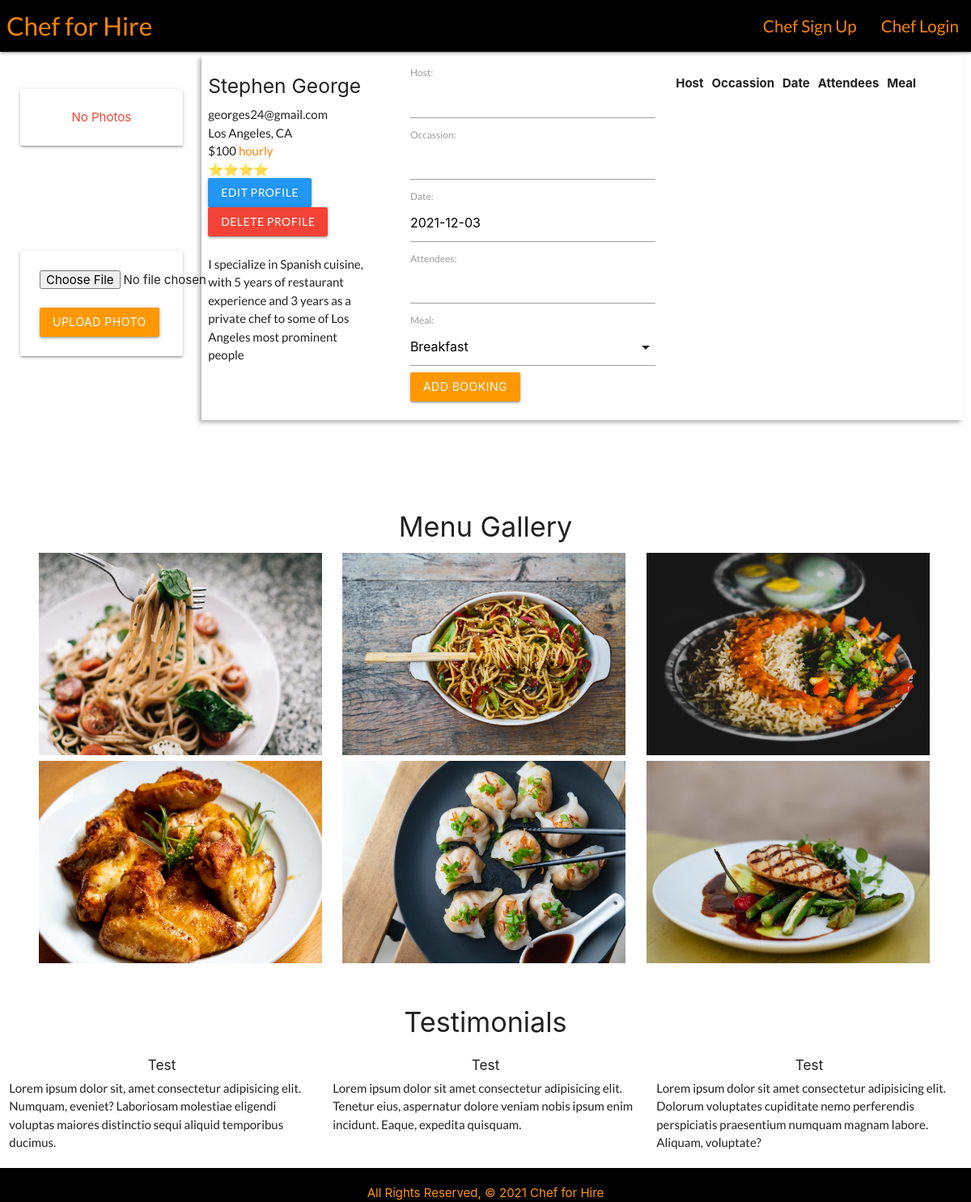
Before: /chefs/2/ with the older database file.
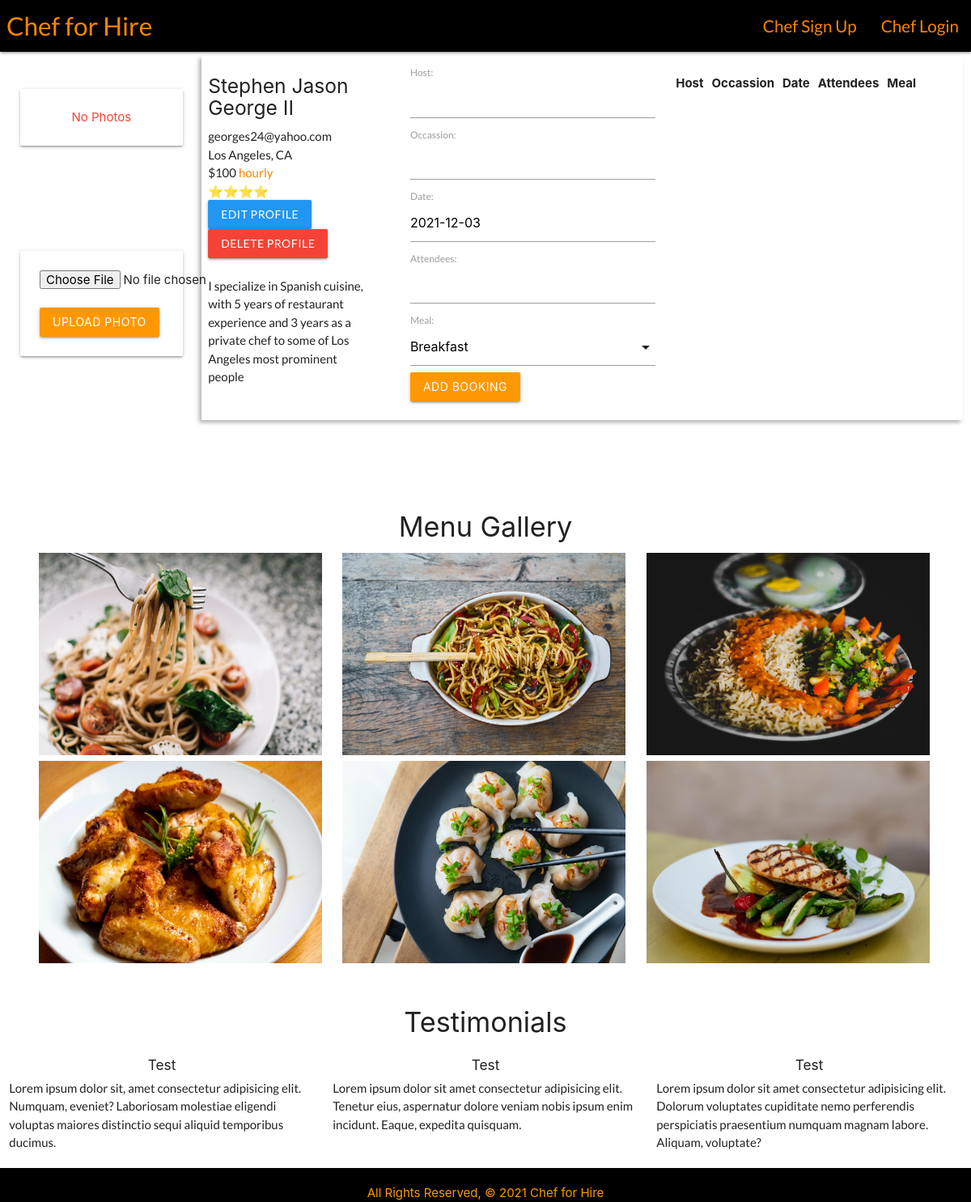
After: the same page with the newer database file.
### main_app/models.py (models this page shows, shortened)
class Chef(models.Model):
    name = models.CharField(max_length=50)
    phone = models.CharField(max_length=12)
    email = models.EmailField(max_length=50)
    bio = models.TextField(max_length=500)
    location = models.CharField(max_length=100)
    hourly = models.IntegerField()

### main_app/views.py (the view)
# urls.py: path('chefs/<int:pk>/', views.chef_detail, name='chef_detail'),
def chef_detail(request, pk):
  chef = Chef.objects.get(id=pk)
  avatar = Avatar.objects.filter(chef_id=pk)
  booking_form = BookingForm()
  print(avatar)
  return render(request, 'chefs/detail.html', {
    'chef': chef,
    'booking_form': booking_form,
    'avatar': avatar,
  })

### main_app/forms.py
class BookingForm(ModelForm):
    class Meta:
        model = Booking
        fields = (
            'host',
            'occassion',
            'date',
            'attendees',
            'meal',
        )

### main_app/templates/chefs/detail.html (shortened to what this page needs)
{% extends 'base.html' %} {% load static %} {% block content %}
<section class="topsection">
  <div class="showcase">
    <div class="chef-profile">
      {% for photo in avatar %}
      <img
        class="responsive-img"
        src="{{ photo.url }}"
        alt="{{chef.name}}"
      /><br />
      {% empty %}
      <div class="card-panel red-text center-align">No Photos</div>
      <br />
      {% endfor %}
      <form
        action="{% url 'add_avatar' chef.id %}"
        enctype="multipart/form-data"
        method="post"
        class="card-panel"
      >
        <input type="file" name="photo-file" />
        <br /><br />
        <input type="submit" class="btn orange" value="Upload Photo" />
      </form>
    </div>
    <div class="info-section">
      <div class="detail-card">
        <h5>{{chef.name}}</h5>
        <p>{{chef.email}}</p>
        <p>{{chef.location}}</p>
        <p>${{chef.hourly}} <span>hourly</span></p>
        <p>⭐⭐⭐⭐</p>
        <div class="card-action">
          <a class="btn blue" href="{% url 'chef_update' chef.id %}"
            >Edit Profile</a
          >
          <a class="btn red" href="{% url 'chef_delete' chef.id %}"
            >Delete Profile</a
          >
        </div>
        <br />
        <div class="bio">
          <p>{{chef.bio}}</p>
        </div>
      </div>
      <div class="bookingform">
        <div class="mealform">
          <form action="{% url 'add_booking' chef.id %}" method="post">
            {% csrf_token %} {{ booking_form.as_p }}
            <input class="btn orange" type="submit" value="Add Booking" />
          </form>
        </div>
        <div class="tableform">
          <table class="detail-table striped responsive-table">
            <thead>
              <tr>
                <th>Host</th>
                <th>Occassion</th>
                <th>Date</th>
                <th>Attendees</th>
                <th>Meal</th>
              </tr>
            </thead>
            <tbody>
            </tbody>
          </table>
        </div>
      </div>
    </div>
  </div>
</section>
<section>
  <div class="row gallery">
    <div class="col s12">
      <h4 class="menu-gallery">Menu Gallery</h4>
      <div class="col s4">
        <img
          class="menu-img"
          src="{% static 'images/img1.jpg' %}"
          alt="menu"
          class="card responsive-img"
        />
      </div>
      <div class="col s4">
        <img
          class="menu-img"
          src="{% static 'images/img2.jpg' %}"
          alt="menu"
          class="card responsive-img"
        />
      </div>
      <div class="col s4">
        <img
          class="menu-img"
          src="{% static 'images/img3.jpg' %}"
          alt="menu"
          class="card responsive-img"
        />
      </div>
      <div class="col s4">
        <img
          class="menu-img"
          src="{% static 'images/img4.jpg' %}"
          alt="menu"
          class="card responsive-img"
        />
      </div>
      <div class="col s4">
        <img
          class="menu-img"
          src="{% static 'images/img5.jpg' %}"
          alt="menu"
          class="card responsive-img"
        />
      </div>
      <div class="col s4">
        <img
          class="menu-img"
          src="{% static 'images/img6.jpg' %}"
          alt="menu"
          class="card responsive-img"
        />
      </div>
    </div>
  </div>
</section>
<section>
  <div class="row">
    <h4 class="testimonial">Testimonials</h4>
    <div class="col s4">
      <h6>Test</h6>
      <p>
        Lorem ipsum dolor sit, amet consectetur adipisicing elit. Numquam,
        eveniet? Laboriosam molestiae eligendi voluptas maiores distinctio sequi
        aliquid temporibus ducimus.
      </p>
    </div>
    <div class="col s4">
      <h6>Test</h6>
      <p>
        Lorem ipsum dolor sit amet consectetur adipisicing elit. Tenetur eius,
        aspernatur dolore veniam nobis ipsum enim incidunt. Eaque, expedita
        quisquam.
      </p>
    </div>
    <div class="col s4">
      <h6>Test</h6>
      <p>
        Lorem ipsum dolor sit amet consectetur adipisicing elit. Dolorum
        voluptates cupiditate nemo perferendis perspiciatis praesentium numquam
        magnam labore. Aliquam, voluptate?
      </p>
    </div>
  </div>
</section>
{% endblock %}

### main_app/templates/base.html (shortened to what this page needs)
{% load static %}
<!DOCTYPE html>
<html lang="en">
  <head>
    <link
      rel="stylesheet"
      href="https://cdnjs.cloudflare.com/ajax/libs/materialize/1.0.0/css/materialize.min.css"
    />
    <link
      rel="stylesheet"
      href="https://cdnjs.cloudflare.com/ajax/libs/font-awesome/5.15.4/css/all.min.css"
    />
    <link rel="stylesheet" href="{% static 'css/style.css' %}" />
  </head>
  <body>
    <header class="nav-bar-fixed">
      <nav>
        <div class="nav-wrapper black">
          <ul>
            <li>
              <a class="left brand-logo" id="brand" href="{% url 'landing' %}"
                >Chef for Hire</a
              >
            </li>
          </ul>
          <ul class="right">
            {% if user.is_authenticated %}
            <li><a href="{% url 'chefs' %}">Chefs</a></li>
            <li><a href="{% url 'chef_create' %}">Create Chef Profile</a></li>
            <li><a href="{% url 'logout' %}">Logout</a></li>
            {% else %}
            <li><a href="{% url 'signup' %}">Chef Sign Up</a></li>
            <li><a href="{% url 'login' %}">Chef Login</a></li>
            {% endif %}
          </ul>
        </div>
      </nav>
    </header>
    <main>{% block content %} {% endblock %}</main>
    <footer class="page-footer black orange-text darken-3">
      <div class="center">All Rights Reserved, &copy; 2021 Chef for Hire</div>
    </footer>
  </body>
</html>

### main_app/static/css/style.css (style rules this page uses)
* { box-sizing: border-box; margin: 0; padding: 0; }
p, a, span, button { font-family: 'Lato', sans-serif; }
body { display: flex; flex-direction: column; min-height: 100vh; position: relative; }
main { flex-grow: 1; width: 100vw; }
footer { padding-top: 0; text-align: center; justify-content: center; text-align: center; color: hsl(32, 100%, 49%); }
.nav-bar-fixed { width: 100vw; font-family: 'Roboto', sans-serif; color: hsl(32, 100%, 49%); }
.right a { font-weight: 400; font-size: 1.375rem; color: hsl(32, 100%, 49%); }
#brand { color: hsl(32, 100%, 49%); }
.left { margin-left: 8px; color: hsl(32, 100%, 49%); }
.showcase { width: 100%; height: 420px; margin: auto; padding: 10px; display: flex; justify-content: center; align-items: center; }
.col { margin: auto; }
.chef-profile { width: 17%; height: 384px; margin-left: 15px; }
.card-panel { margin-bottom: 100px; }
.topsection { height: 500px; margin-top: 20px; }
.info-section { display: flex; flex-direction: row; height: 450px; margin-left: 2%; padding: 8px 8px; font-size: 1rem; border: 1px solid black; border: none; box-shadow: -3px 3px 5px 0 rgba(0, 0, 0, 0.3); }
.tableform { overflow: auto; margin-right: 50px; }
.detail-card { display: flex; flex-direction: column; width: 27%; }
.bookingform { display: flex; width: 73%; }
.mealform { display: flex; height: 90%; flex-direction: row; flex: 1fr 1fr; }
.tableform { display: flex; margin-left: 20px; }
span { color: hsl(32, 100%, 49%); }
.bio { width: 80%; }
.gallery { margin: auto; padding: 25px; }
.menu-gallery, .testimonial, h6 { text-align: center; }
.menu-img { width: 350px; height: 250px; }

Changed rows visible on the page:
changed Chef "Los Angeles, CA": name "Stephen George" → "Stephen Jason George II"; email "georges24@gmail.com" → "georges24@yahoo.com"
